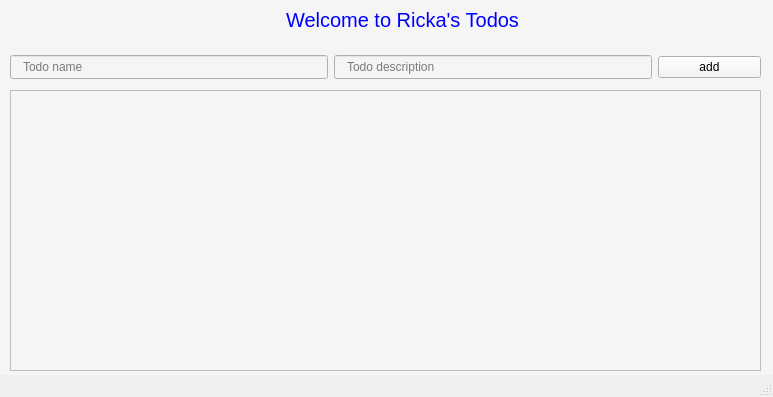
<?xml version="1.0" encoding="UTF-8"?>
<ui version="4.0">
 <class>MainWindow</class>
 <widget class="QMainWindow" name="MainWindow">
  <property name="geometry">
   <rect>
    <x>0</x>
    <y>0</y>
    <width>773</width>
    <height>397</height>
   </rect>
  </property>
  <property name="windowTitle">
   <string>MainWindow</string>
  </property>
  <widget class="QWidget" name="centralwidget">
   <property name="styleSheet">
    <string notr="true">background-color: #f5f5f5</string>
   </property>
   <widget class="QLabel" name="label">
    <property name="geometry">
     <rect>
      <x>7</x>
      <y>10</y>
      <width>791</width>
      <height>20</height>
     </rect>
    </property>
    <property name="styleSheet">
     <string notr="true">color: blue;
font-size: 20px;</string>
    </property>
    <property name="text">
     <string>Welcome to Ricka's Todos</string>
    </property>
    <property name="alignment">
     <set>Qt::AlignCenter</set>
    </property>
   </widget>
   <widget class="QWidget" name="horizontalLayoutWidget">
    <property name="geometry">
     <rect>
      <x>10</x>
      <y>50</y>
      <width>751</width>
      <height>34</height>
     </rect>
    </property>
    <layout class="QHBoxLayout" name="horizontalLayout">
     <item>
      <widget class="QLineEdit" name="input_name">
       <property name="toolTip">
        <string>&lt;html&gt;&lt;head/&gt;&lt;body&gt;&lt;p&gt;name&lt;/p&gt;&lt;/body&gt;&lt;/html&gt;</string>
       </property>
       <property name="styleSheet">
        <string notr="true">padding: 3px 10px;</string>
       </property>
       <property name="alignment">
        <set>Qt::AlignLeading|Qt::AlignLeft|Qt::AlignVCenter</set>
       </property>
       <property name="placeholderText">
        <string>Todo name</string>
       </property>
      </widget>
     </item>
     <item>
      <widget class="QLineEdit" name="input_description">
       <property name="toolTip">
        <string>&lt;html&gt;&lt;head/&gt;&lt;body&gt;&lt;p&gt;name&lt;/p&gt;&lt;/body&gt;&lt;/html&gt;</string>
       </property>
       <property name="styleSheet">
        <string notr="true">padding: 3px 10px;</string>
       </property>
       <property name="alignment">
        <set>Qt::AlignLeading|Qt::AlignLeft|Qt::AlignVCenter</set>
       </property>
       <property name="placeholderText">
        <string>Todo description</string>
       </property>
      </widget>
     </item>
     <item>
      <widget class="QPushButton" name="addButton">
       <property name="styleSheet">
        <string notr="true">color: black;
padding: 3px 40px;</string>
       </property>
       <property name="text">
        <string>add</string>
       </property>
      </widget>
     </item>
    </layout>
   </widget>
   <widget class="QTableWidget" name="tableWidget">
    <property name="geometry">
     <rect>
      <x>10</x>
      <y>90</y>
      <width>751</width>
      <height>281</height>
     </rect>
    </property>
   </widget>
  </widget>
  <widget class="QStatusBar" name="statusbar"/>
 </widget>
 <resources/>
 <connections/>
</ui>
